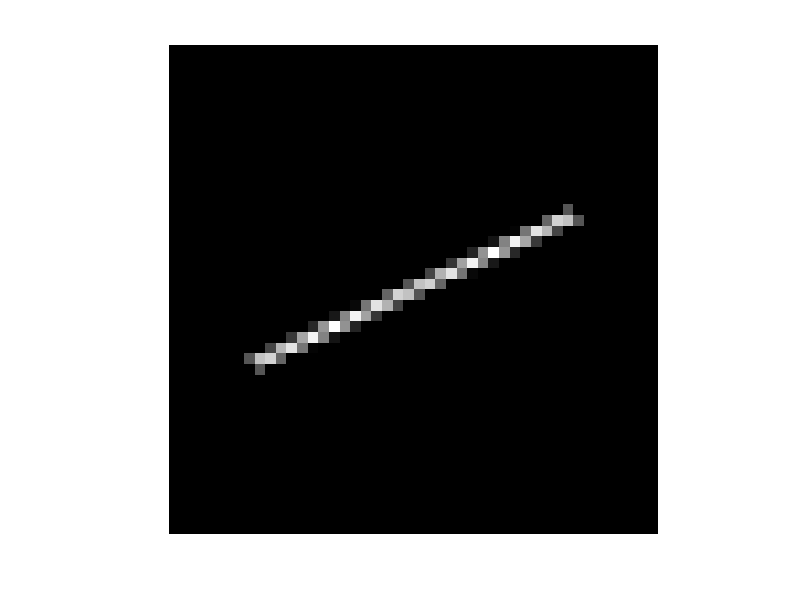

This chart was generated by the following MATLAB code: (Note: this script raises an error after producing the figure.)
clc;
clear;
close all;
THETA=25;
LEN=35;
PSF=fspecial('motion',LEN,THETA);%设置点扩散函数
figure,imshow(PSF,[],'InitialMagnification','fit'); 
% figure,imshow(PSF,[],'notruesize');
B=imread('D:\桌面\0.jpg');
figure,imshow(B);
% C=deconvwnr(B,PSF);
D=deconvlucy(B,PSF,70);
figure,imshow(D);
B=rgb2gray(D);   
figure,imshow(B);%灰度图像
figure,imshow(D,'border','tight','initialmagnification','fit');%
% set (gcf,'Position',[0,0,n,n]);%设置为规定大小的图像
axis normal;
imwrite(D,'D:\桌面\00.jpg');%保存A为该路径下的jjj.jpg文件
% J=histeq(B);
% figure,imshow(J);
% D1=im2bw(B,0.31275);
% figure,imshow(D1);%二值化图像
% F1=medfilt2(D1,[3,3]); %中值滤波
% figure,imshow(F1);
